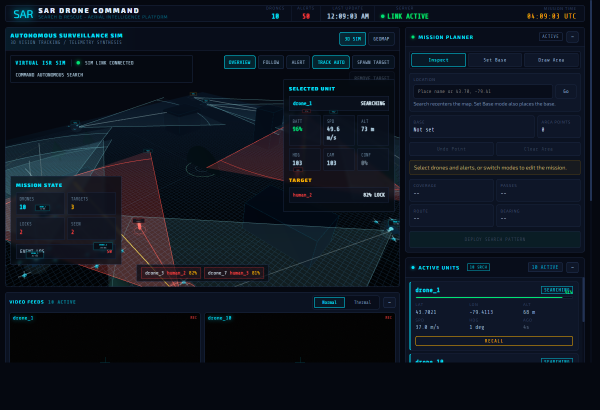
#> input picture frontend/simulator-debug.png, 1200 x 820 px (shown at 1/2 size)
$ python -i thermal.py   (imports and definitions only)
#> lines starting #> are read from the running program, lines starting #| are printed output that depends on the picture; after the words box and inside, x2 and y2 are one past the last pixel; in counts of white or black regions, pixels touching at a corner belong together
#> further down, picture is the input picture: shape (820, 1200, 3); mean B, G, R 31.1, 20.9, 13.9
"""
thermal.py — Thermal imaging support for SAR drone.

Supported hardware:
  - AMG8833 (8x8 thermal grid, I2C, ~$40)
  - FLIR Lepton 2.5/3.5 (160x120 via PureThermal USB board, ~$200)
  - Software simulation fallback (generates a fake thermal overlay from RGB
    brightness — clearly labelled SIMULATED THERMAL)

Usage:
    from thermal import ThermalCamera, ThermalMode
    cam = ThermalCamera(mode=ThermalMode.AMG8833)
    cam.start()
    frame = cam.get_thermal_frame()          # (H, W, 3) uint8 BGR heatmap
    overlay = cam.overlay_on_rgb(rgb_frame)  # heatmap blended onto RGB
    hotspots = cam.get_hotspots(w, h)        # [(x, y, w, h), ...] pixel boxes
"""

from __future__ import annotations

import enum
import logging
import threading
import time
from typing import List, Optional, Tuple

import numpy as np

try:
    import cv2
except Exception:  # pragma: no cover - optional dependency
    cv2 = None

log = logging.getLogger("thermal")

AMG8833_I2C_ADDR = 0x69
AMG8833_PIXEL_REG = 0x80
AMG8833_GRID = 8
LEPTON_HOTSPOT_C = 32.0
SIM_BRIGHTNESS_THRESHOLD = 200
MIN_HOTSPOT_AREA_PX = 16


class ThermalMode(str, enum.Enum):
    AMG8833 = "amg8833"
    LEPTON = "lepton"
    SIMULATE = "simulate"


class ThermalCamera:
    """
    Thread-safe thermal frame source. In AMG8833/Lepton modes a background
    thread keeps the latest heatmap current; in SIMULATE mode frames are
    derived on demand from the RGB frame passed to overlay_on_rgb().
    """

    def __init__(
        self,
        mode: ThermalMode | str = ThermalMode.SIMULATE,
        i2c_bus: int = 1,
        device_path: str = "/dev/video1",
        hotspot_threshold_c: float = 35.0,
        output_size: Tuple[int, int] = (160, 120),  # (width, height)
    ) -> None:
        self.mode = ThermalMode(mode)
        self.i2c_bus = i2c_bus
        self.device_path = device_path
        self.hotspot_threshold_c = hotspot_threshold_c
        self.output_size = output_size

        self._bus = None
        self._capture = None
        self._latest_temps: Optional[np.ndarray] = None  # Celsius grid
        self._latest_frame: Optional[np.ndarray] = None  # BGR heatmap
        self._latest_hotspot_mask: Optional[np.ndarray] = None
        self._lock = threading.Lock()
        self._thread: Optional[threading.Thread] = None
        self._stop_event = threading.Event()

    # ------------------------------------------------------------------ API

    # [42 lines left out: functions start, stop, get_thermal_frame, not called in this run]

    def overlay_on_rgb(self, rgb_frame: np.ndarray, alpha: float = 0.55) -> np.ndarray:
        """Blend the thermal heatmap over an RGB (BGR) frame."""
#> called with alpha = 0.55
        height, width = rgb_frame.shape[:2]
#> height = 820; width = 1200

        if self.mode == ThermalMode.SIMULATE:
            heatmap, hotspot_mask = self._simulate_from_rgb(rgb_frame)
            with self._lock:
                self._latest_frame = heatmap
                self._latest_hotspot_mask = hotspot_mask
        else:
            heatmap = self.get_thermal_frame()
            if heatmap is None:
                return rgb_frame
            heatmap = cv2.resize(heatmap, (width, height), interpolation=cv2.INTER_LINEAR)

        blended = cv2.addWeighted(rgb_frame, 1.0 - alpha, heatmap, alpha, 0)

        if self.mode == ThermalMode.SIMULATE:
            cv2.putText(
                blended,
                "SIMULATED THERMAL",
                (8, 22),
                cv2.FONT_HERSHEY_SIMPLEX,
                0.6,
                (255, 255, 255),
                2,
                cv2.LINE_AA,
            )
        return blended

    # [130 lines left out: functions get_hotspots, _open_amg8833, _read_amg8833_grid, _open_lepton, _read_lepton, _capture_loop and 1 more, not called in this run]

    # ---------------------------------------------------------- simulation

    def _simulate_from_rgb(self, rgb_frame: np.ndarray) -> Tuple[np.ndarray, np.ndarray]:
        """Fake a thermal look from RGB brightness (for testing without hardware)."""
        gray = cv2.cvtColor(rgb_frame, cv2.COLOR_BGR2GRAY)
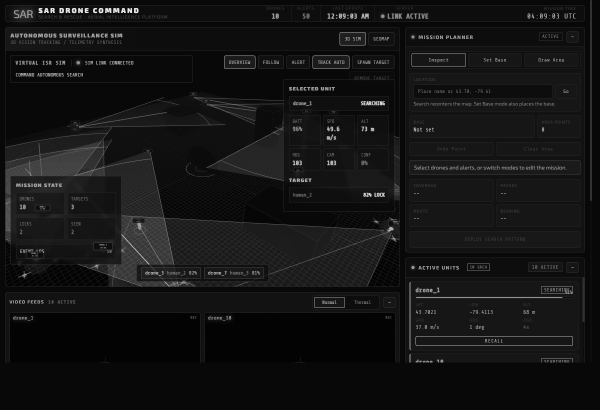
#> gray: shape (820, 1200) (shown at 1/2 size); min 1, max 236, mean 20
        blurred = cv2.GaussianBlur(gray, (21, 21), 0)
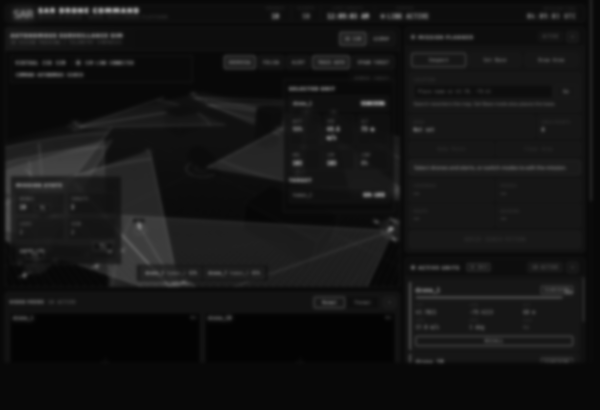
#> blurred: shape (820, 1200) (shown at 1/2 size); min 3, max 150, mean 20
        hotspot_mask = (blurred > SIM_BRIGHTNESS_THRESHOLD).astype(np.uint8) * 255
#> hotspot_mask: shape (820, 1200); every value is 0
        heatmap = cv2.applyColorMap(blurred, cv2.COLORMAP_INFERNO)
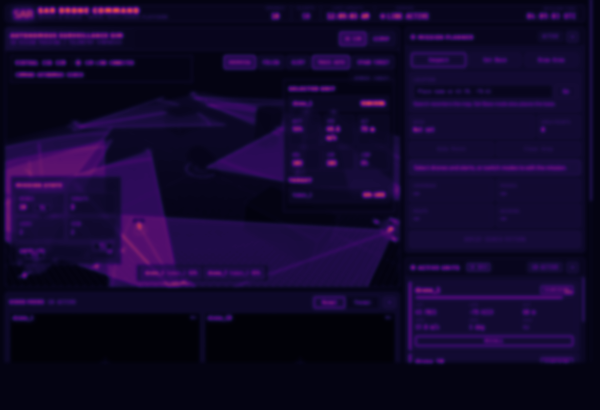
#> heatmap: shape (820, 1200, 3) (shown at 1/2 size); mean B, G, R 43.7, 7.5, 18.4
        return heatmap, hotspot_mask


# [10 lines not run here, left out]

>>> import cv2
>>> picture = cv2.imread('../frontend/simulator-debug.png')
>>> result = ThermalCamera().overlay_on_rgb(picture)
#> in overlay_on_rgb, `blended = cv2.addWeighted(rgb_frame, 1.0 - alpha, heatmap, alpha, 0)`:
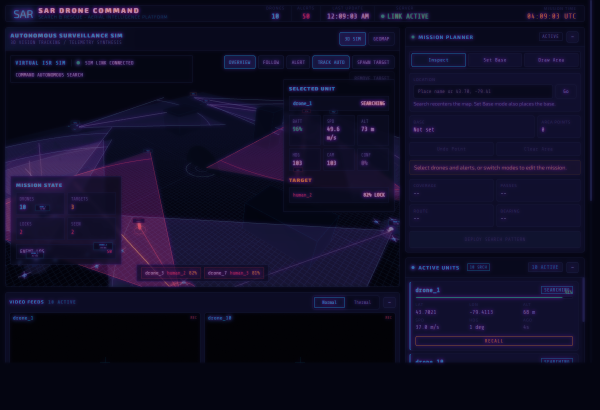
#> blended: shape (820, 1200, 3) (shown at 1/2 size); mean B, G, R 38, 13.5, 16.3
#> in overlay_on_rgb, `cv2.putText( blended, "SIMULATED THERMAL", (8, 22), cv2.FONT_HERSHEY_S..`:
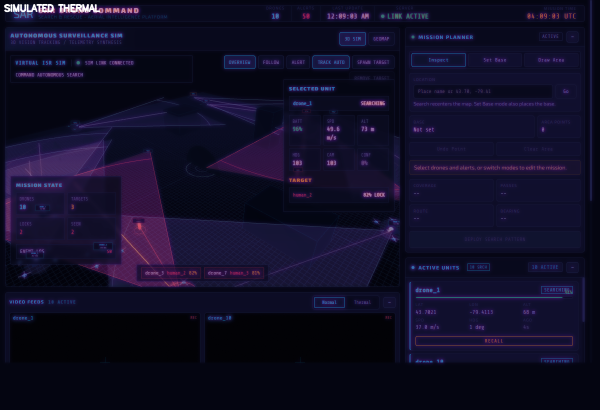
#> blended: shape (820, 1200, 3) (shown at 1/2 size); 0.26% of pixels changed, all inside (x1, y1, x2, y2) = (7, 7, 201, 25)

$ run again, on frontend/simulator-smoke-chrome.png
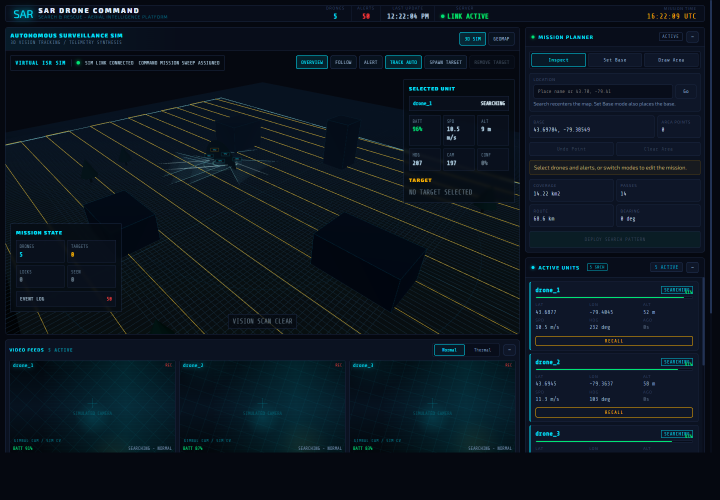
#> input picture frontend/simulator-smoke-chrome.png, 1440 x 1000 px (shown at 1/2 size)
#> picture is the input picture: shape (1000, 1440, 3); mean B, G, R 31.5, 21.4, 10.8
#> in _simulate_from_rgb, `gray = cv2.cvtColor(rgb_frame, cv2.COLOR_BGR2GRAY)`:
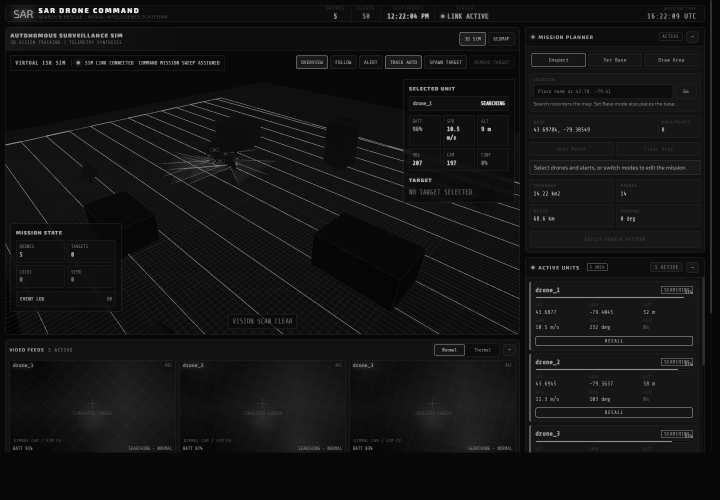
#> gray: shape (1000, 1440) (shown at 1/2 size); min 3, max 236, mean 19.4
#> hotspot_mask: shape (1000, 1440); every value is 0
#> in overlay_on_rgb, `cv2.putText( blended, "SIMULATED THERMAL", (8, 22), cv2.FONT_HERSHEY_S..`:
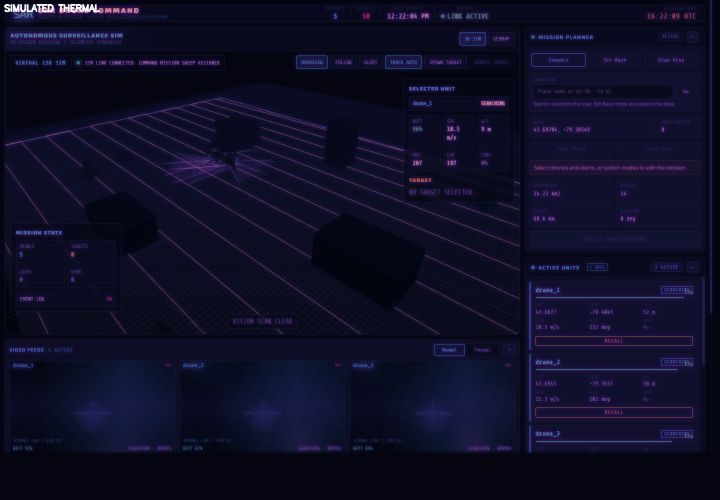
#> blended: shape (1000, 1440, 3) (shown at 1/2 size); mean B, G, R 38.2, 14.2, 14.2

$ run again, on frontend/simulator-smoke.png
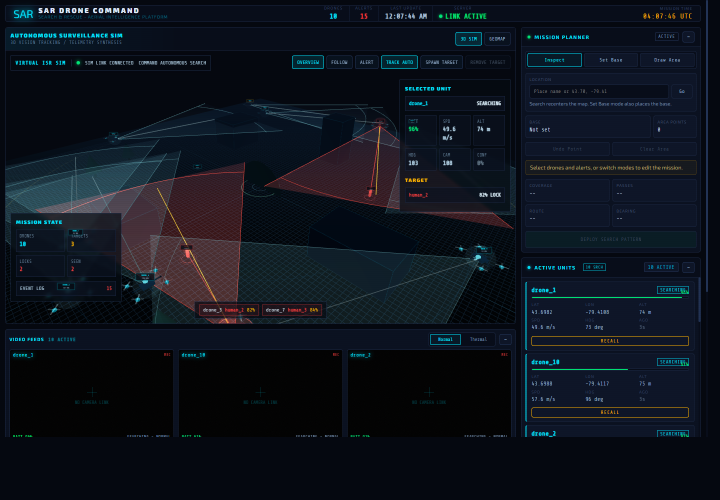
#> input picture frontend/simulator-smoke.png, 1440 x 1000 px (shown at 1/2 size)
#> picture is the input picture: shape (1000, 1440, 3); mean B, G, R 29.5, 20.2, 14.4
#> hotspot_mask: shape (1000, 1440); every value is 0
#> in _simulate_from_rgb, `heatmap = cv2.applyColorMap(blurred, cv2.COLORMAP_INFERNO)`:
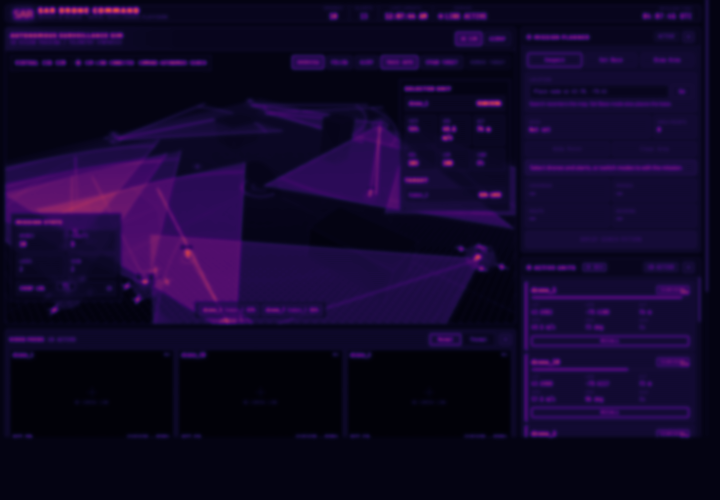
#> heatmap: shape (1000, 1440, 3) (shown at 1/2 size); mean B, G, R 42, 7.1, 18.4
#> in overlay_on_rgb, `cv2.putText( blended, "SIMULATED THERMAL", (8, 22), cv2.FONT_HERSHEY_S..`:
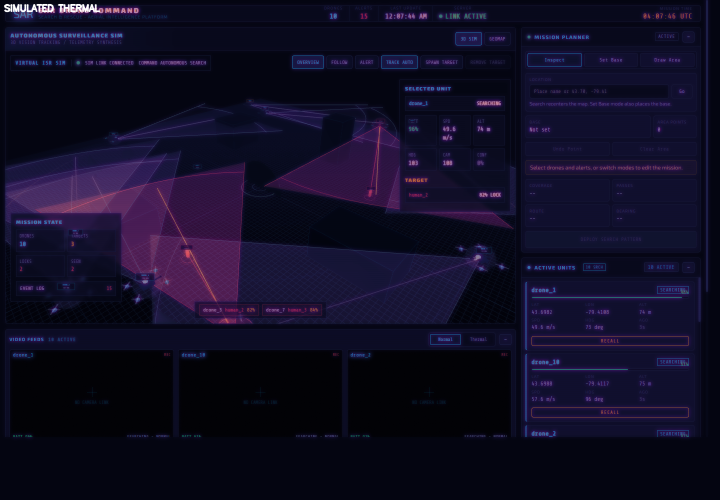
#> blended: shape (1000, 1440, 3) (shown at 1/2 size); mean B, G, R 36.6, 13.2, 16.7
